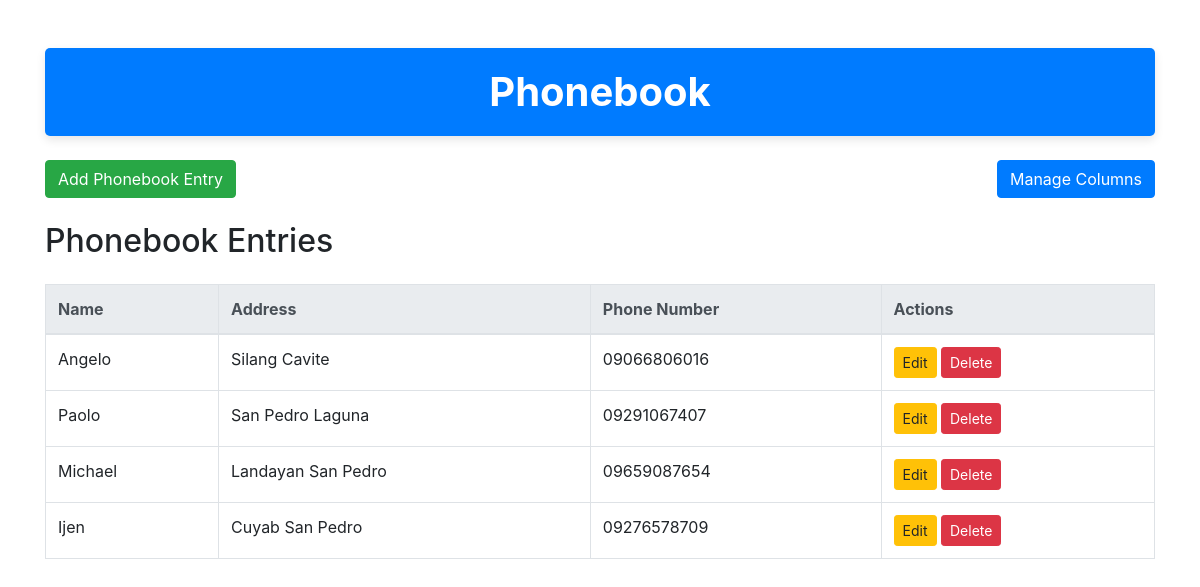
The page / on the database its author committed.
### tables this page shows
CREATE TABLE `phonebook_fields` (
  `id` int(11) NOT NULL,
  `field_name` varchar(255) NOT NULL,
  `field_type` varchar(50) NOT NULL
);

CREATE TABLE `phonebook` (
  `id` int(11) NOT NULL,
  `data` longtext DEFAULT NULL CHECK (json_valid(`data`))
);

### index.php (the view, shortened to what this page needs)
<?php
include 'db_connect.php';
$fields_result = $conn->query("SELECT * FROM phonebook_fields");
$dynamic_columns = [];
while ($field = $fields_result->fetch_assoc()) {
    $dynamic_columns[] = $field;
}
?>
<!DOCTYPE html>
<html lang="en">
<head>
    <link href="https://stackpath.bootstrapcdn.com/bootstrap/4.5.2/css/bootstrap.min.css" rel="stylesheet">
</head>
<body>
    <div class="container mt-5">
        <h1 class="header-title mb-4">Phonebook</h1>
        <div class="d-flex justify-content-between mb-4">
            <button type="button" class="btn btn-success" data-toggle="modal" data-target="#addPhonebookModal">
                Add Phonebook Entry
            </button>
            <form action="manage_columns.php" method="get">
                <button type="submit" class="btn btn-primary">Manage Columns</button>
            </form>
        </div>
        <h2 class="mb-4">Phonebook Entries</h2>
        <table class="table table-bordered">
            <thead class="thead-light">
                <tr>
                    <?php foreach ($dynamic_columns as $column) { ?>
                        <th><?php echo $column['field_name']; ?></th>
                    <?php } ?>
                    <th>Actions</th>
                </tr>
            </thead>
            <tbody>
                <?php
                $result = $conn->query("SELECT * FROM phonebook");
                while ($row = $result->fetch_assoc()) {
                    $dynamic_data = json_decode($row['data'], true);
                    echo "<tr>";
                    foreach ($dynamic_columns as $column) {
                        $column_key = strtolower(str_replace(' ', '_', $column['field_name']));
                        echo "<td>" . ($dynamic_data[$column_key] ?? '') . "</td>";
                    }
                    echo "<td>
                            <button class='btn btn-warning btn-sm' data-toggle='modal' data-target='#editPhonebookModal'
                                    data-id='" . $row['id'] . "'
                                    data-dynamicdata='" . htmlspecialchars(json_encode($dynamic_data)) . "'>
                                Edit
                            </button>
                            <a href='delete.php?id=" . $row['id'] . "' class='btn btn-danger btn-sm'>Delete</a>
                          </td>";
                    echo "</tr>";
                }
                ?>
            </tbody>
        </table>
    </div>
</body>
</html>

### index.php (style rules this page uses)
.header-title { font-size: 2.5rem; font-weight: bold; color: #fff; background-color: #007bff; padding: 20px; border-radius: 5px; text-align: center; box-shadow: 0 4px 10px rgba(0, 0, 0, 0.1); margin-bottom: 30px; }

### rows shown on the page
phonebook_fields: field_name "Name"
phonebook_fields: field_name "Address"
phonebook_fields: field_name "Phone Number"
phonebook: data.field_name "Angelo", data.field_name "Silang Cavite", data.field_name "09066806016"
phonebook: data.field_name "Paolo", data.field_name "San Pedro Laguna", data.field_name "09291067407"
phonebook: data.field_name "Michael", data.field_name "Landayan San Pedro", data.field_name "09659087654"
phonebook: data.field_name "Ijen", data.field_name "Cuyab San Pedro", data.field_name "09276578709"
